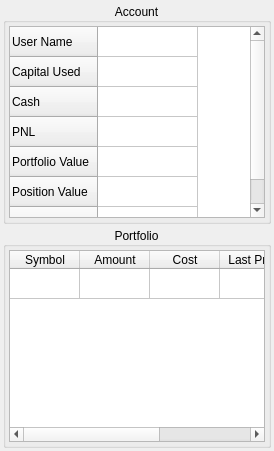
       <widget class="QWidget" name="accountTab">
        <attribute name="title">
         <string>Account Overview</string>
        </attribute>
        <layout class="QVBoxLayout" name="verticalLayout_14">
         <property name="spacing">
          <number>3</number>
         </property>
         <property name="leftMargin">
          <number>3</number>
         </property>
         <property name="topMargin">
          <number>3</number>
         </property>
         <property name="rightMargin">
          <number>3</number>
         </property>
         <property name="bottomMargin">
          <number>3</number>
         </property>
         <item>
          <widget class="QGroupBox" name="accountGroupBox">
           <property name="title">
            <string>Account</string>
           </property>
           <property name="alignment">
            <set>Qt::AlignCenter</set>
           </property>
           <layout class="QVBoxLayout" name="verticalLayout_13">
            <property name="spacing">
             <number>0</number>
            </property>
            <property name="leftMargin">
             <number>3</number>
            </property>
            <property name="topMargin">
             <number>3</number>
            </property>
            <property name="rightMargin">
             <number>3</number>
            </property>
            <property name="bottomMargin">
             <number>3</number>
            </property>
            <item>
             <widget class="QTableWidget" name="accountTableWidget">
              <property name="editTriggers">
               <set>QAbstractItemView::NoEditTriggers</set>
              </property>
              <property name="showGrid">
               <bool>true</bool>
              </property>
              <property name="rowCount">
               <number>7</number>
              </property>
              <property name="columnCount">
               <number>1</number>
              </property>
              <attribute name="horizontalHeaderVisible">
               <bool>false</bool>
              </attribute>
              <row>
               <property name="text">
                <string>User Name</string>
               </property>
              </row>
              <row>
               <property name="text">
                <string>Capital Used</string>
               </property>
              </row>
              <row>
               <property name="text">
                <string>Cash</string>
               </property>
              </row>
              <row>
               <property name="text">
                <string>PNL</string>
               </property>
              </row>
              <row>
               <property name="text">
                <string>Portfolio Value</string>
               </property>
              </row>
              <row>
               <property name="text">
                <string>Position Value</string>
               </property>
              </row>
              <row>
               <property name="text">
                <string>Returns</string>
               </property>
              </row>
              <column>
               <property name="text">
                <string/>
               </property>
              </column>
             </widget>
            </item>
           </layout>
          </widget>
         </item>
         <item>
          <widget class="QGroupBox" name="portfolioGroupBox">
           <property name="title">
            <string>Portfolio</string>
           </property>
           <property name="alignment">
            <set>Qt::AlignCenter</set>
           </property>
           <layout class="QVBoxLayout" name="verticalLayout_12">
            <property name="spacing">
             <number>0</number>
            </property>
            <property name="leftMargin">
             <number>3</number>
            </property>
            <property name="topMargin">
             <number>3</number>
            </property>
            <property name="rightMargin">
             <number>3</number>
            </property>
            <property name="bottomMargin">
             <number>3</number>
            </property>
            <item>
             <widget class="QTableWidget" name="portfolioTableWidget">
              <property name="editTriggers">
               <set>QAbstractItemView::NoEditTriggers</set>
              </property>
              <attribute name="horizontalHeaderDefaultSectionSize">
               <number>70</number>
              </attribute>
              <attribute name="horizontalHeaderHighlightSections">
               <bool>true</bool>
              </attribute>
              <attribute name="verticalHeaderVisible">
               <bool>false</bool>
              </attribute>
              <row>
               <property name="text">
                <string/>
               </property>
              </row>
              <column>
               <property name="text">
                <string>Symbol</string>
               </property>
              </column>
              <column>
               <property name="text">
                <string>Amount</string>
               </property>
              </column>
              <column>
               <property name="text">
                <string>Cost</string>
               </property>
              </column>
              <column>
               <property name="text">
                <string>Last Price</string>
               </property>
              </column>
              <column>
               <property name="text">
                <string>PNL</string>
               </property>
              </column>
             </widget>
            </item>
           </layout>
          </widget>
         </item>
        </layout>
       </widget>
